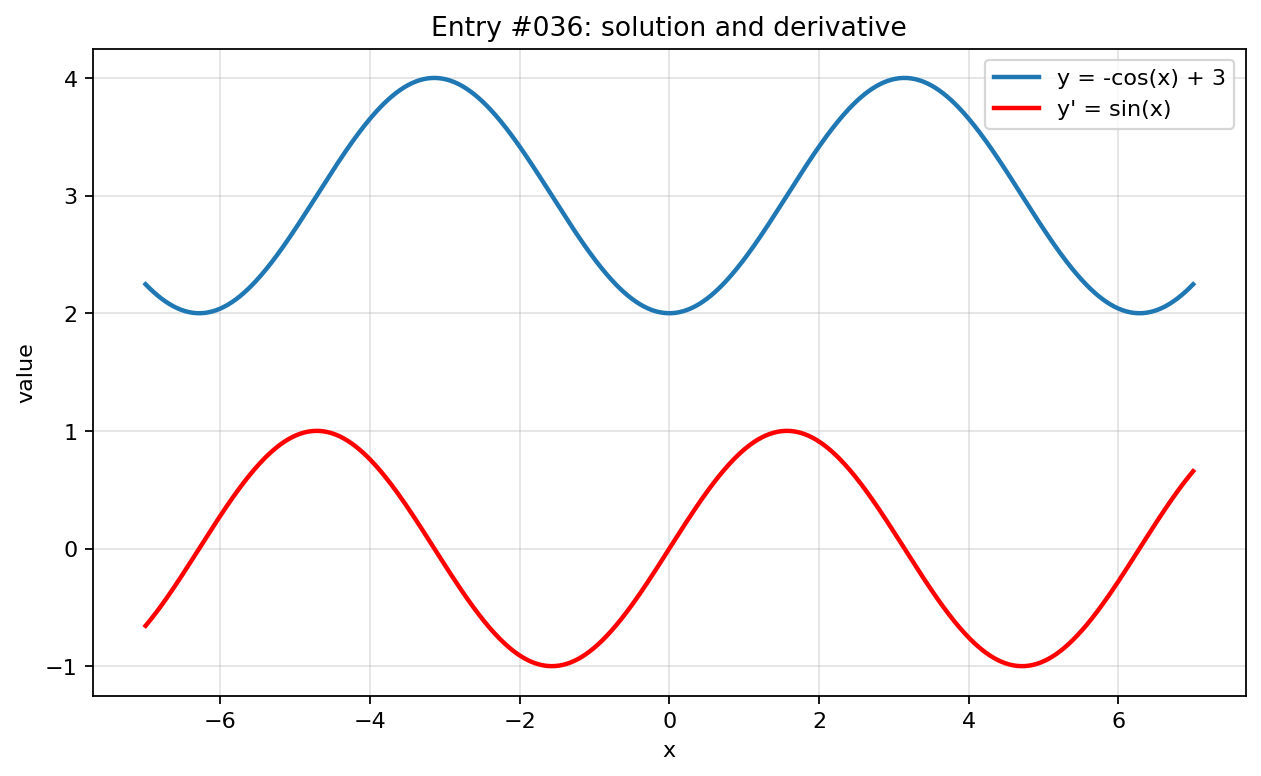

This chart was generated by the following Python code:
import numpy as np
import matplotlib.pyplot as plt

x = np.linspace(-7, 7, 800)

with np.errstate(divide="ignore", invalid="ignore", over="ignore"):
    y = -np.cos(x) + 3
    y_prime = np.sin(x)

plt.figure(figsize=(8, 5))
plt.plot(x, y, label="y = -cos(x) + 3", linewidth=2)
plt.plot(x, y_prime, label="y' = sin(x)", linewidth=2, color="red")
plt.title("Entry #036: solution and derivative")
plt.xlabel("x")
plt.ylabel("value")
plt.grid(True, alpha=0.35)
plt.legend()
plt.tight_layout()
plt.show()
